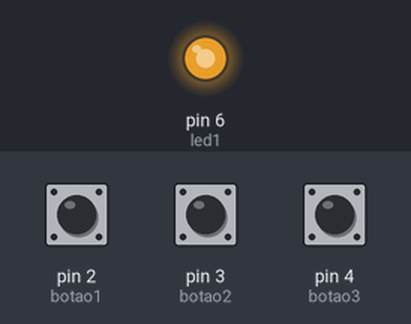
A sketch run on a simulated Arduino Uno, built with avr-gcc and run on an emulated ATmega328P. On the bench: output pins drawn as LEDs (lit = HIGH). The test bench sets the inputs (shaded band); at power-on: pin 2 (botao1) LOW, pin 3 (botao2) LOW, pin 4 (botao3) LOW.

Above: at 1.2 s.
1.3 s: pin 2 (botao1) pulled HIGH for 0.15 s
At 1.8 s:
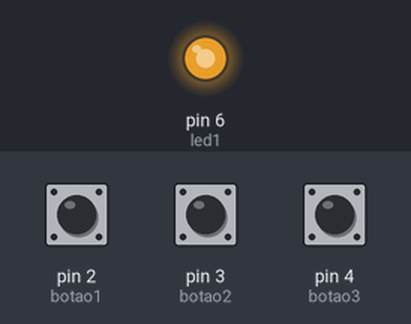
3.0 s: pin 3 (botao2) pulled HIGH for 0.15 s
At 3.11 s:
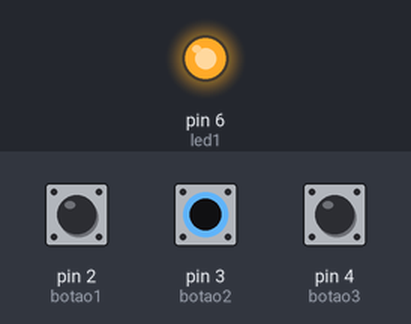
4.6 s: pin 2 (botao1) pulled HIGH for 1 s
At 5.4 s:
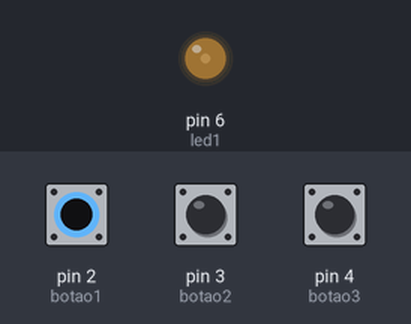
7.1 s: pin 3 (botao2) pulled HIGH for 1 s
At 9.3 s:
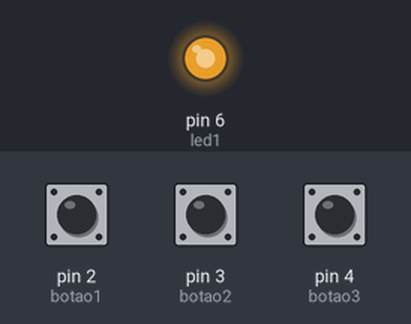
9.6 s: pin 2 (botao1) pulled HIGH for 3.2 s
At 10.7 s:
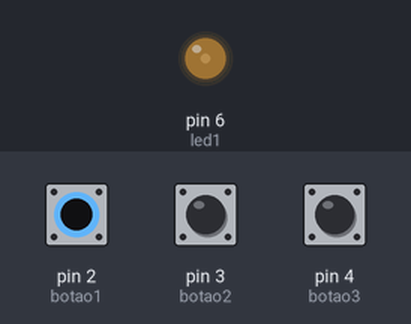
Timing chart, 0 to 14.4 s (numbered marks = the images above; inputs shaded):
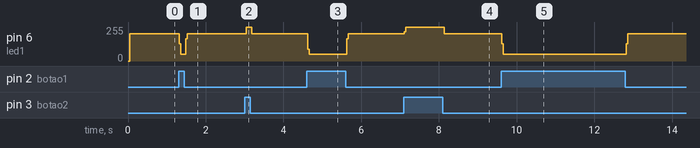

The sketch:

sketch_sep14a.ino
```cpp
// definir botão
int botao1 = 2;
int botao2 = 3;
int botao3 = 4;

// definir led
int led1 = 6;
int led2 = 7;

//Variavel que contem o estado do botao(0 LOW, 1 HIGH)
int estadoBotao1 = 0;
int estadoBotao2 = 0;
int estadoBotao3 = 0;

void setup(){
  pinMode(botao1, INPUT); //ENTRADA
  pinMode(botao2, INPUT); //ENTRADA
  pinMode(botao3, INPUT); //ENTRADA
  pinMode(led1, OUTPUT); //SAIDA
  pinMode(led1, OUTPUT); //SAIDA
}

void loop(){
  estadoBotao1 = digitalRead(botao1);
  estadoBotao2 = digitalRead(botao2);
  estadoBotao3 = digitalRead(botao3);

  // Primeira função led1 ||
  if(estadoBotao1 == HIGH || estadoBotao2 == HIGH){
    digitalWrite(led1,HIGH);
  }
  if(estadoBotao1 == HIGH || estadoBotao2 == LOW){
    digitalWrite(led1,LOW);
  }
  if(estadoBotao1 == LOW || estadoBotao2 == HIGH){
    digitalWrite(led1,HIGH);
  }
}
```

Measured:
- after the input at 1.3 s, pin 6 (led1): 206/255 → 50/255 at once, → 206/255 0.16 s later
- after the input at 3.0 s, pin 6 (led1): 206/255 → 255/255 at once, → 206/255 0.15 s later
- after the input at 4.6 s, pin 6 (led1): 206/255 → 50/255 at once, → 206/255 1.0 s later
- after the input at 7.1 s, pin 6 (led1): 206/255 → 255/255 at once, → 206/255 1.0 s later
- after the input at 9.6 s, pin 6 (led1): 206/255 → 50/255 at once, → 206/255 3.2 s later
